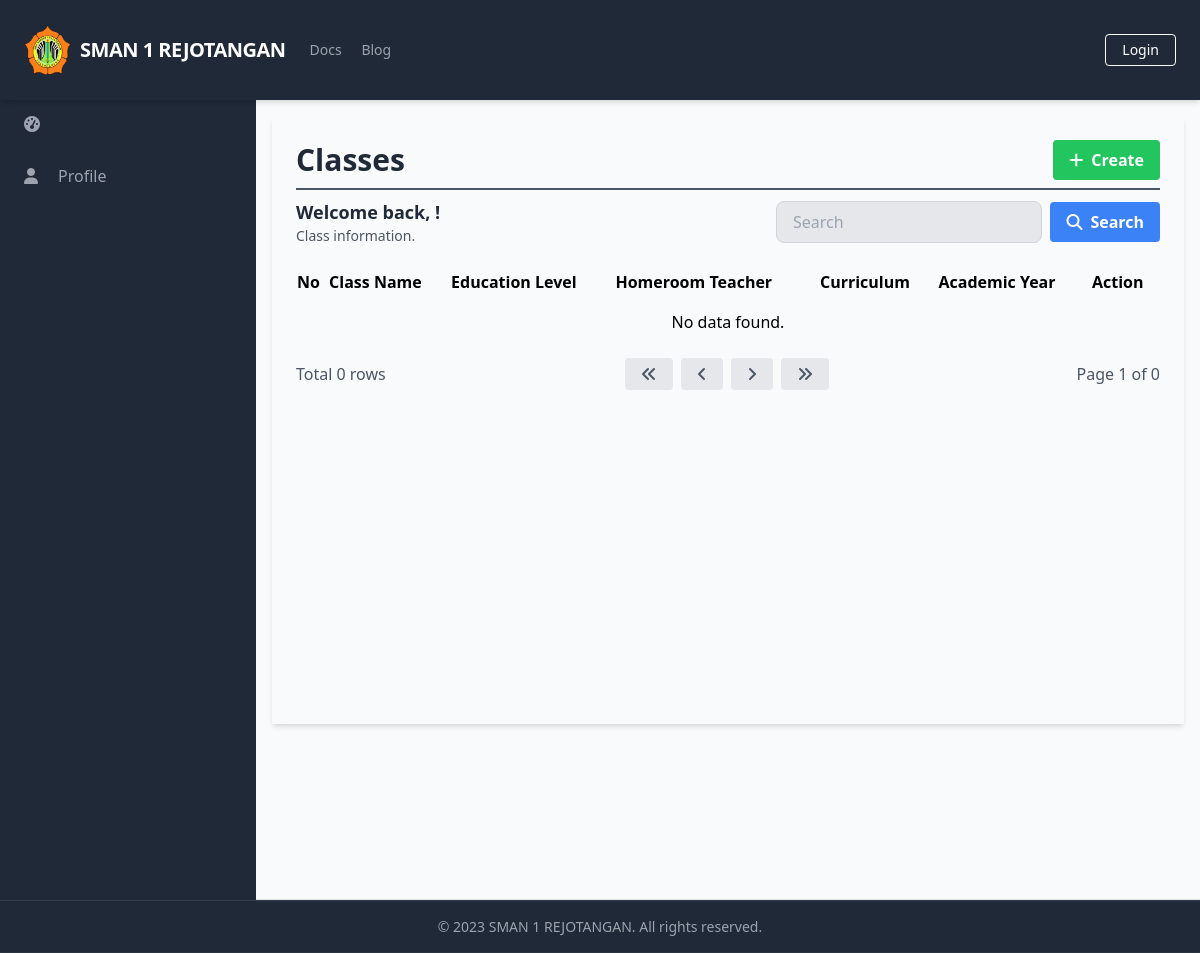
The app's page /manage_classes/manage_classes_list.php, older data.
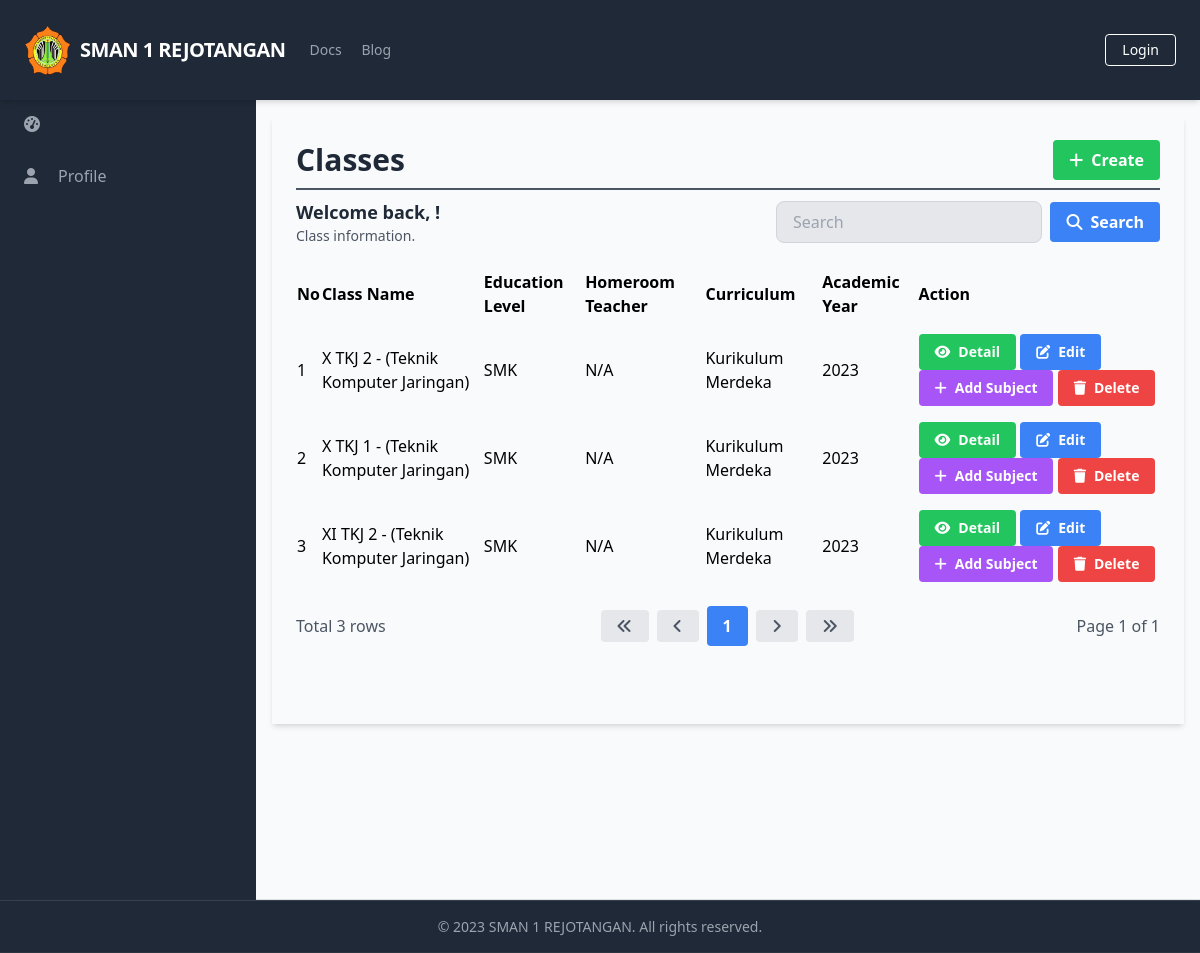
The same page, newer data.
### tables this page shows
CREATE TABLE `Classes` (
  `ClassID` int(11) NOT NULL,
  `ClassName` varchar(50) DEFAULT NULL,
  `EducationLevel` varchar(20) DEFAULT NULL,
  `HomeroomTeacher` int(11) DEFAULT NULL,
  `Curriculum` varchar(50) DEFAULT NULL,
  `AcademicYear` varchar(20) DEFAULT NULL,
  `ClassCode` varchar(20) DEFAULT NULL
);

### database/connection.php (called while the page is built, shortened)
<?php
$baseUrl = "http://localhost/final_project_imam_2023/";
$baseTitle = "SMAN 1 REJOTANGAN";
$baseLogoUrl = "http://localhost/final_project_imam_2023/static/logo.png";

### public/manage_classes/manage_classes_list.php (the view, shortened to what this page needs)
<?php
require_once('../../database/connection.php');
?>
<?php include_once('../components/header.php'); ?>
<div class="h-screen flex flex-col">
    <?php include('../components/navbar.php'); ?>
    <div class="flex-grow bg-gray-50 flex flex-row shadow-md">
        <?php include('../components/sidebar.php'); ?>
        <main class="bg-gray-50 flex flex-col flex-1 overflow-y-scroll h-screen flex-shrink-0 sc-hide pb-40">
            <div class="flex items-start justify-start p-6 shadow-md m-4 flex-1 flex-col">
                <div class="flex flex-row justify-between items-center w-full border-b-2 border-gray-600 mb-2 pb-2">
                    <h1 class="text-3xl text-gray-800 font-semibold w-full">Classes</h1>
                    <div class="flex flex-row justify-end items-center">
                        <a href="<?php echo $baseUrl; ?>public/manage_classes/manage_classes_create.php" class="bg-green-500 hover-bg-green-700 text-white font-bold py-2 px-4 rounded inline-flex items-center">
                            <i class="fas fa-plus mr-2"></i>
                            <span>Create</span>
                        </a>
                    </div>
                </div>
                <div class="flex flex-col w-full">
                    <div class="flex flex-row justify-between items-center w-full mb-2 pb-2">
                        <div>
                            <h2 class="text-lg text-gray-800 font-semibold">Welcome back, <?php echo $_SESSION['FullName']; ?>!</h2>
                            <p class="text-gray-600 text-sm">Class information.</p>
                        </div>
                        <form class="flex items-center justify-end space-x-2 w-96">
                            <input type="text" name="search" class="bg-gray-200 focus-bg-white focus-outline-none border border-gray-300 rounded-lg py-2 px-4 block w-full appearance-none leading-normal" placeholder="Search" value="<?php echo isset($_GET['search']) ? $_GET['search'] : ''; ?>">
                            <button type="submit" class="bg-blue-500 hover-bg-blue-700 text-white font-bold py-2 px-4 rounded space-x-2 inline-flex items-center">
                                <i class="fas fa-search"></i>
                                <span>Search</span>
                            </button>
                        </form>
                    </div>
                    <table class="min-w-full">
                        <thead>
                            <tr>
                                <th class="text-left py-2">No</th>
                                <th class="text-left py-2">Class Name</th>
                                <th class="text-left py-2">Education Level</th>
                                <th class="text-left py-2">Homeroom Teacher</th>
                                <th class="text-left py-2">Curriculum</th>
                                <th class="text-left py-2">Academic Year</th>
                                <th class="text-left py-2">Action</th>
                            </tr>
                        </thead>
                        <tbody>
                            <?php
                            $searchTerm = isset($_GET['search']) ? $_GET['search'] : '';
                            $page = isset($_GET['page']) ? $_GET['page'] : 1;
                            $query = "SELECT Classes.ClassID, Classes.ClassName, Classes.EducationLevel, Teachers.AcademicDegree, Users.FullName AS HomeroomTeacher, Classes.Curriculum, Classes.AcademicYear
                            FROM Classes
                            LEFT JOIN Teachers ON Classes.HomeroomTeacher = Teachers.TeacherID
                            LEFT JOIN Users ON Teachers.UserID = Users.UserID
                            WHERE Classes.ClassName LIKE '%$searchTerm%'
                            LIMIT 15 OFFSET " . ($page - 1) * 15;
                            $result = $conn->query($query);
                            $queryCount = "SELECT COUNT(*) AS count FROM Classes WHERE ClassName LIKE '%$searchTerm%'";
                            $resultCount = $conn->query($queryCount);
                            $rowCount = $resultCount->fetch_assoc()['count'];
                            $totalPage = ceil($rowCount / 15);
                            $no = 1;
                            while ($row = $result->fetch_assoc()) {
                            ?>
                                <tr>
                                    <td class="py-2"><?php echo $no++; ?></td>
                                    <td class="py-2"><?php echo $row['ClassName']; ?></td>
                                    <td class="py-2"><?php echo $row['EducationLevel']; ?></td>
                                    <td class="py-2">
                                        <?php
                                        if ($row['HomeroomTeacher']) {
                                            echo $row['HomeroomTeacher'];
                                            echo ' (' . $row['AcademicDegree'] . ')';
                                        } else {
                                            echo 'N/A';
                                        }
                                        ?>
                                    </td>
                                    <td class="py-2"><?php echo $row['Curriculum']; ?></td>
                                    <td class="py-2"><?php echo $row['AcademicYear']; ?></td>
                                    <td class='py-2'>
                                        <a href="<?php echo $baseUrl; ?>public/manage_classes/manage_classes_detail.php?id=<?php echo $row['ClassID'] ?>" class='bg-green-500 hover-bg-green-700 text-white font-bold py-2 px-4 rounded inline-flex items-center text-sm'>
                                            <i class='fas fa-eye mr-2'></i>
                                            <span>Detail</span>
                                        </a>
                                        <a href="<?php echo $baseUrl; ?>public/manage_classes/manage_classes_update.php?id=<?php echo $row['ClassID'] ?>" class='bg-blue-500 hover-bg-blue-700 text-white font-bold py-2 px-4 rounded inline-flex items-center text-sm'>
                                            <i class='fas fa-edit mr-2'></i>
                                            <span>Edit</span>
                                        </a>
                                        <a href="<?php echo $baseUrl; ?>public/manage_classes/manage_classes_add_subject.php?id=<?php echo $row['ClassID'] ?>" class='bg-purple-500 hover-bg-purple-700 text-white font-bold py-2 px-4 rounded inline-flex items-center text-sm'>
                                            <i class='fas fa-plus mr-2'></i>
                                            <span>Add Subject</span>
                                        </a>
                                        <a href="#" onclick="confirmDelete(<?php echo $row['ClassID']; ?>)" class='bg-red-500 hover-bg-red-700 text-white font-bold py-2 px-4 rounded inline-flex items-center text-sm'>
                                            <i class='fas fa-trash mr-2'></i>
                                            <span>Delete</span>
                                        </a>
                                    </td>
                                </tr>
                            <?php
                            }
                            if ($result->num_rows === 0) {
                            ?>
                                <tr>
                                    <td colspan="7" class="py-2 text-center">No data found.</td>
                                </tr>
                            <?php
                            }
                            ?>
                        </tbody>
                    </table>
                    <div class="flex flex-row justify-between items-center w-full mt-4">
                        <div class="flex flex-row justify-start items-center">
                            <span class="text-gray-600">Total <?php echo $rowCount; ?> rows</span>
                        </div>
                        <div class="flex flex-row justify-end items-center space-x-2">
                            <a href="?page=1&search=<?php echo $searchTerm; ?>" class="bg-gray-200 hover-bg-gray-300 text-gray-600 font-bold py-2 px-4 rounded inline-flex items-center">
                                <i class="fas fa-angle-double-left"></i>
                            </a>
                            <a href="?page=<?php if ($page == 1) {
                                                echo $page;
                                            } else {
                                                echo $page - 1;
                                            } ?>&search=<?php echo $searchTerm; ?>" class="bg-gray-200 hover-bg-gray-300 text-gray-600 font-bold py-2 px-4 rounded inline-flex items-center">
                                <i class="fas fa-angle-left"></i>
                            </a>
                            <?php
                            $startPage = $page - 2;
                            $endPage = $page + 2;
                            if ($startPage < 1) {
                                $endPage += abs($startPage) + 1;
                                $startPage = 1;
                            }
                            if ($endPage > $totalPage) {
                                $startPage -= $endPage - $totalPage;
                                $endPage = $totalPage;
                            }
                            if ($startPage < 1) {
                                $startPage = 1;
                            }
                            for ($i = $startPage; $i <= $endPage; $i++) {
                                if ($i == $page) {
                                    echo "<a href='?page=$i&search=$searchTerm' class='bg-blue-500 hover-bg-blue-700 text-white font-bold py-2 px-4 rounded inline-flex items-center'>$i</a>";
                                } else {
                                    echo "<a href='?page=$i&search=$searchTerm' class='bg-gray-200 hover-bg-gray-300 text-gray-600 font-bold py-2 px-4 rounded inline-flex items-center'>$i</a>";
                                }
                            }
                            ?>
                            <a href="?page=<?php if ($page == $totalPage) {
                                                echo $page;
                                            } else {
                                                echo $page + 1;
                                            } ?>&search=<?php echo $searchTerm; ?>" class="bg-gray-200 hover-bg-gray-300 text-gray-600 font-bold py-2 px-4 rounded inline-flex items-center">
                                <i class="fas fa-angle-right"></i>
                            </a>
                            <a href="?page=<?php echo $totalPage; ?>&search=<?php echo $searchTerm; ?>" class="bg-gray-200 hover-bg-gray-300 text-gray-600 font-bold py-2 px-4 rounded inline-flex items-center">
                                <i class="fas fa-angle-double-right"></i>
                            </a>
                        </div>
                        <div class="flex flex-row justify-end items-center ml-2">
                            <span class="text-gray-600">Page <?php echo $page; ?> of <?php echo $totalPage; ?></span>
                        </div>
                    </div>
                </div>
        </main>
    </div>
    <?php include('../components/footer.php'); ?>
</div>
</body>
</html>

### public/components/header.php (shortened to what this page needs)
<!DOCTYPE html>
<html lang="en">
<head>
    <link rel="stylesheet" href="<?php echo $baseUrl; ?>dist/output.css">
    <link rel="stylesheet" href="https://cdn.jsdelivr.net/npm/sweetalert2@11/dist/sweetalert2.min.css">
</head>
<body class="overflow-hidden">

### public/components/navbar.php (shortened to what this page needs)
<nav class="flex items-center justify-between flex-wrap bg-gray-800 p-6 shadow-md sticky top-0">
    <div class="flex items-center flex-shrink-0 text-white mr-6 ">
        <a href="<?php echo $baseUrl; ?>public/index.php" class="flex items-center space-x-2">
            <img src="<?php echo $baseLogoUrl; ?>" alt="Logo" class="w-12" />
            <span class="font-semibold text-xl tracking-tight"><?php echo $baseTitle; ?></span>
        </a>
    </div>
    <div class="w-full block flex-grow lg:flex lg:items-center lg:w-auto">
        <div class="text-sm lg:flex-grow">
            <a href="#responsive-header" class="block mt-4 lg:inline-block lg:mt-0 text-gray-400 hover:text-white mr-4">
                Docs
            </a>
            <a href="#responsive-header" class="block mt-4 lg:inline-block lg:mt-0 text-gray-400 hover:text-white">
                Blog
            </a>
        </div>
        <div>
            <?php
            if (isset($_SESSION['UserID'])) {
                echo '<a href="javascript:void(0);" onclick="confirmLogout()" class="inline-block text-sm px-4 py-2 leading-none border rounded text-white border-white hover:border-transparent hover:text-gray-500 hover:bg-white mt-4 lg:mt-0">Logout</a>';
            } else {
                echo '<a href="login.php" class="inline-block text-sm px-4 py-2 leading-none border rounded text-white border-white hover:border-transparent hover:text-gray-500 hover:bg-white mt-4 lg:mt-0">Login</a>';
            }
            ?>
        </div>
    </div>
</nav>

### public/components/sidebar.php (shortened to what this page needs)
<aside class="bg-gray-800 text-white w-64 overflow-y-scroll h-screen flex-shrink-0 sc-hide">
    <ul class="text-gray-400">
        <li class="px-6 py-4 hover:bg-gray-700 cursor-pointer space-x-2 flex items-center">
            <i class="fas fa-tachometer-alt mr-3"></i>
        </li>
        <li class="px-6 py-4 hover-bg-gray-700 cursor-pointer space-x-2 flex items-center">
            <i class="fas fa-user mr-3"></i>
            <a href="../profiles/profile.php">Profile</a>
        </li>
    </ul>
    <hr class="mt-60 border-transparent">
</aside>

### public/components/footer.php (shortened to what this page needs)
<footer class="bg-gray-800 text-gray-400 py-4 shadow-md mt-auto sticky bottom-0 border-t border-gray-700">
    <div class="container mx-auto text-center text-sm">
        <p>&copy; 2023 <?php echo $baseTitle; ?>. All rights reserved.</p>
    </div>
</footer>

Row changes from the older to the newer data that the page shows:
added classes: ClassName "X TKJ 2 - (Teknik Komputer Jaringan)", EducationLevel "SMK", Curriculum "Kurikulum Merdeka", AcademicYear "2023"
added classes: ClassName "X TKJ 1 - (Teknik Komputer Jaringan)", EducationLevel "SMK", Curriculum "Kurikulum Merdeka", AcademicYear "2023"
added classes: ClassName "XI TKJ 2 - (Teknik Komputer Jaringan)", EducationLevel "SMK", Curriculum "Kurikulum Merdeka", AcademicYear "2023"
Text that changed along with them:
$rowCount: "0" → "3"
$totalPage: "0" → "1"
new list line: "1"
text no longer shown: "No data found."
